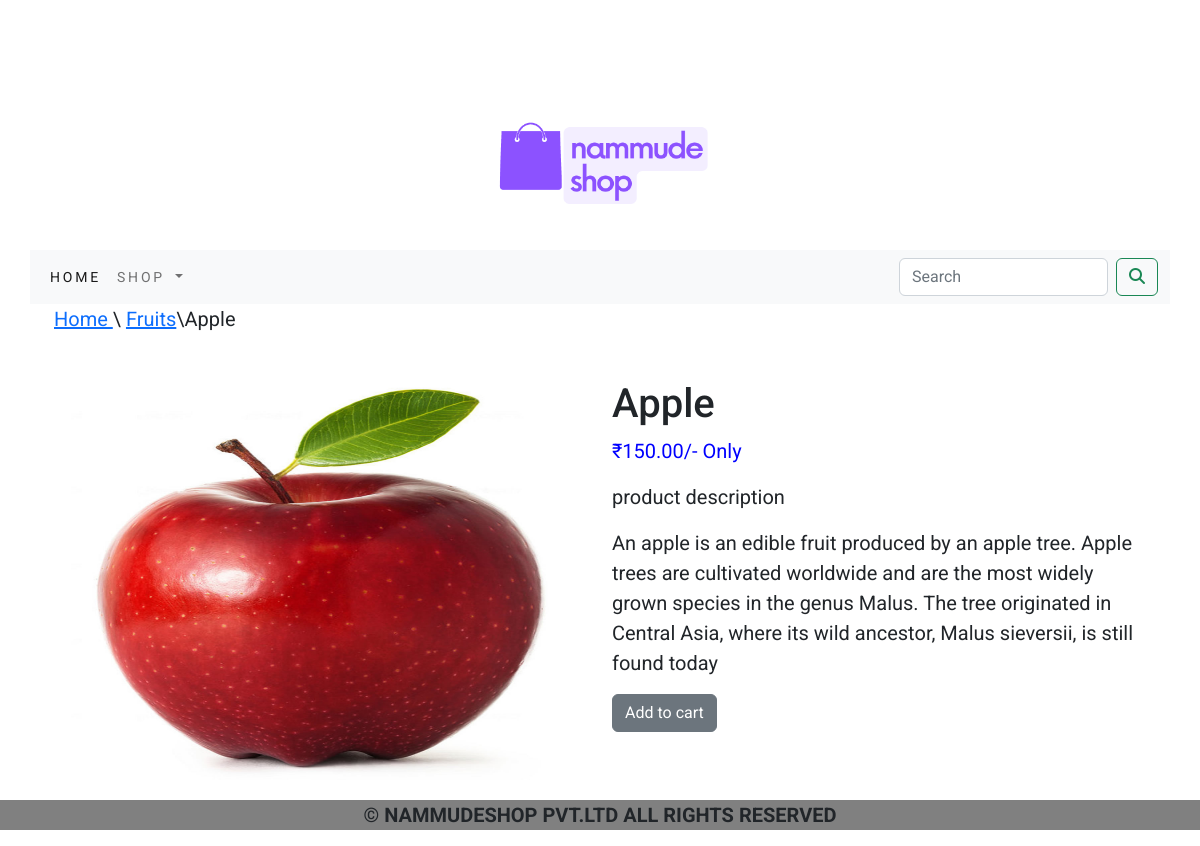
The page /shop/fruits/apple/ on the database its author committed.
### shop/models.py (models this page shows, shortened)
class product(models.Model):
    name=models.CharField(max_length=250,unique=True)
    slug=models.SlugField(max_length=250,unique=True)
    description=models.TextField(blank=True)
    price=models.DecimalField(max_digits=10,decimal_places=2)
    category=models.ForeignKey(category,on_delete=models.CASCADE)
    image=models.ImageField(upload_to='product',blank=True)
    stock=models.IntegerField()
    available=models.BooleanField(default=True)
    created=models.DateTimeField(auto_now_add=True)
    updated=models.DateTimeField(auto_now=True)
    class Meta:
        ordering=('name',)
        verbose_name='product'
        verbose_name_plural='products'

class category(models.Model):
    name=models.CharField(max_length=250,unique=True)
    slug=models.SlugField(max_length=250,unique=True)
    description=models.TextField(blank=True)
    image=models.ImageField(upload_to='category',blank=True)
    class Meta:
        ordering=('name',)
        verbose_name='category'
        verbose_name_plural='categories'
    def get_url(self):
        return reverse('shop:product_by_category',args=[self.slug])
    def __str__(self):
        return '{}'.format(self.name)

### shop/views.py (the view)
# urls.py: path('<slug:c_slug>/<slug:product_slug>/',views.prodetail,name='procatdetail')
def prodetail(request, c_slug, product_slug,):
    try:
         product1=product.objects.get(category__slug=c_slug,slug=product_slug)
    except Exception as e:
            raise e
    return render(request,'product.html',{'product':product1})

### cart/context_processors.py (called while the page is built)
def counter(request):
    item_count=0
    if 'admin' in request.path:
        return{}
    else:
        try:
            cart1=cart.objects.filter(cart_id=_cart_id(request))
            cart_items=cartitem.objects.all().filter(cart=cart1[:1])
            for cart_item in cart_items:
                item_count += cart_item.quantity
        except cart.DoesNotExist:
            item_count=0
    return dict(item_count=item_count)

### cart/views.py (called while the page is built)
def _cart_id(request):
    cart=request.session.session_key
    if not cart:
        cart=request.session.create()
    return cart

### shop/context_processors.py (called while the page is built)
def menu_links(request):
    links=category.objects.all()
    return dict(links=links)

### template/product.html (shortened to what this page needs)
{% extends 'base.html' %}
{% load static %}
 {% block content %}
<div class="container">
  <div class=" row mx-auto">
    <p><a href="{% url 'shop:allproductcat' %}">Home </a>\ <a href="{{product.category.get_url}}">{{product.category}}</a>\{{product.name}}</p>
  </div>
</div>
<div class="container">
<br>
<div class="container">
<div class="row">
  <div class="col-9 col-md-12 col-sm-12 col-lg-6 text-center">
    <img class="style-image " src="{{product.image.url}}" alt="{{product.name}}"  height="400px" width="500px">
  </div>
<div class="col-12 col-md-12 col-sm-12 col-lg-6">
  <h1>{{product.name}}</h1>
  <p  class="price-product">₹{{product.price}}/- Only </p>
  <p>product description</p>
  <p class="text-justify">{{product.description}}</p>
  {% if product.stock <= 0 %}
  <P class="text-justify prod-out"><b>Out of stock</b></P>
  {% else %}
  <a class="btn btn-secondary" href="{% url 'cart:add_cart' product.id %}">Add to cart</a>
  {% endif %}
</div>
</div>
  </div>
</div>
{% endblock %}

### static/css/custom.css (style rules this page uses)
body { font-size:20px; font-family: 'Roboto', sans-serif; }
.style-image { width=500px; height=500px; }
.price-product { color:blue; font-size:20px; }

### rows shown on the page
product: category "Fruits", name "Apple", image (picture), price "150.00", description "An apple is an edible fruit produced by an apple tree. Apple trees are cultivated worldwide and are the most widely grown species in the genus Malus. The tree originated in Central Asia, where its wild ancestor, Malus sieversii, is still found today"
